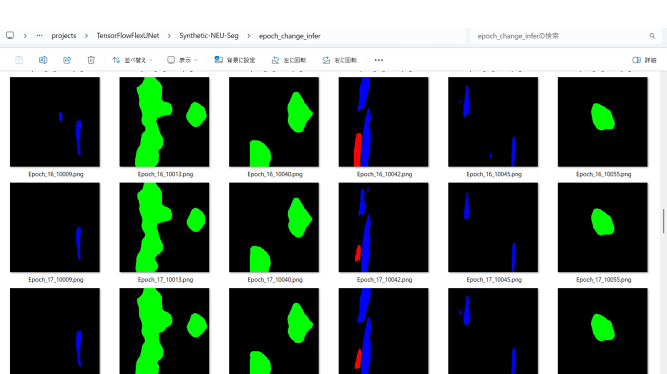
#> input picture projects/TensorFlowFlexUNet/Synthetic-NEU-Seg/asset/epoch_change_infer_at_middlepoint.png, 1334 x 748 px, given as the content of the folder ./Synthetic_NEU-Seg_Images/images, which was not available (shown at 1/2 size)
$ python ImageMaskDatasetGenerator.py
#> lines starting #> are read from the running program, lines starting #| are printed output that depends on the picture; pictures that were not available may be replaced by others from this repository, and a replacement may not be noted
# Copyright 2025 antillia.com Toshiyuki Arai
#
# Licensed under the Apache License, Version 2.0 (the "License");
# you may not use this file except in compliance with the License.
# You may obtain a copy of the License at
#
#    http://www.apache.org/licenses/LICENSE-2.0
#
# Unless required by applicable law or agreed to in writing, software
# distributed under the License is distributed on an "AS IS" BASIS,
# WITHOUT WARRANTIES OR CONDITIONS OF ANY KIND, either express or implied.
# See the License for the specific language governing permissions and
# limitations under the License.
#
# ImageMaskDatasetGenerator.py
# 2026/01/12

import os
import glob
import cv2
import shutil
import numpy as np

import traceback

class ImageMaskDatasetGenerator:
  def __init__(self, size=224):
    self.file_format = ".png"
    self.RESIZE      = (size, size)
    self.index       = 10000

  def generate(self, images_dir, masks_dir, output_images_dir, output_masks_dir):
    image_files = sorted(glob.glob(images_dir + "/*.png") )
    mask_files  = sorted(glob.glob(masks_dir  + "/*.png") )
    num_images  = len(image_files)
    num_masks   = len(mask_files)
    print(num_images, num_masks)
    if num_images != num_masks:
      raise Exception("Unmatched number of images and mask")
    input("HIT any key")
    for i in range(num_masks):
      self.index += 1
      mask_file  = mask_files[i]
      image_file = image_files[i]

      self.generate_mask_file(mask_file , self.index, output_masks_dir )
      self.generate_image_file(image_file, self.index, output_images_dir )

  def colorize_mask(self, mask):
    h, w = mask.shape[:2]
    #6 classes
    #            1. Patches, 2. Inclusion, 3. Scratches
    rgb_colors = [ (0,0,255), (0,255,0), (255,0,0),]
    #BGR color
    colorized = np.zeros((h, w, 3), dtype=np.uint8)
    index = 1
    for rgb_color in rgb_colors:
      [r, g, b] = rgb_color
      colorized[np.equal(mask, index)] = (b, g, r)
      index += 1
    return colorized


  def generate_mask_file(self, image_file, index, output_dir):
#> called with index = 10001, output_dir = './Synthetic-NEU-Seg-master/masks'
    image = cv2.imread(image_file)
#> image is the input picture: shape (748, 1334, 3); mean B, G, R 109.9, 118.4, 107
    image = cv2.resize(image, self.RESIZE)
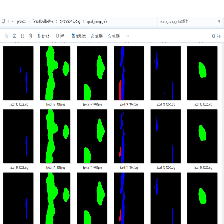
#> image: shape (224, 224, 3); mean B, G, R 109.3, 117.7, 106.4
    image = cv2.cvtColor(image, cv2.COLOR_BGR2GRAY)
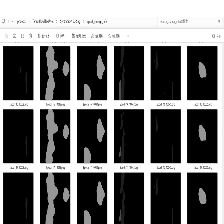
#> image: shape (224, 224); min 0, max 255, mean 113.4
    image = self.colorize_mask(image)
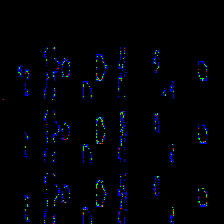
#> image: shape (224, 224, 3); mean of channels 0, 1, 2 5.6, 1.8, 0.4; drawn as B, G, R
    filename = str(index) + self.file_format
    output_filepath = os.path.join(output_dir, filename)
    cv2.imwrite(output_filepath, image)
    print("Saved {}".format(output_filepath))

  def generate_image_file(self, image_file, index, output_dir):
    image = cv2.imread(image_file)
    image = cv2.resize(image, self.RESIZE)

    filename = str(index) + self.file_format
    output_filepath = os.path.join(output_dir, filename)

    cv2.imwrite(output_filepath, image)
    print("Saved {}".format(output_filepath))


if __name__ == "__main__":
  try:
     images_dir = "./Synthetic_NEU-Seg_Images/images/"
     masks_dir  = "./Synthetic_NEU-Seg_Images/annotations/"
     master_dir = "./Synthetic-NEU-Seg-master/"
     if os.path.exists(master_dir):
       shutil.rmtree(master_dir)
     os.makedirs(master_dir)

     output_images_dir = os.path.join(master_dir, "images")
     output_masks_dir  = os.path.join(master_dir, "masks")

     os.makedirs(output_images_dir)
     os.makedirs(output_masks_dir)

     generator = ImageMaskDatasetGenerator()
     generator.generate(images_dir, masks_dir, output_images_dir, output_masks_dir,)

  except:
    traceback.print_exc()

$ run again, on projects/TensorFlowFlexUNet/Synthetic-NEU-Seg/asset/epoch_change_infer_at_start.png
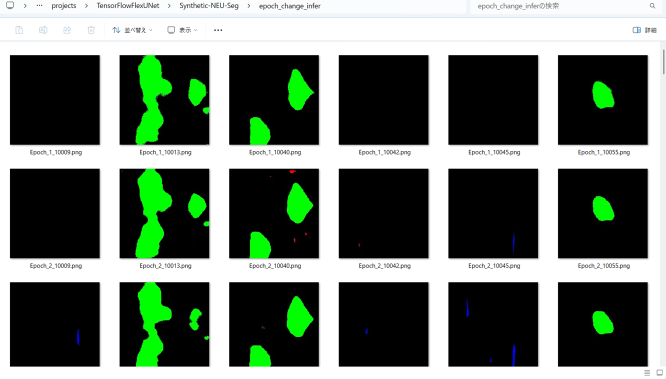
#> input picture projects/TensorFlowFlexUNet/Synthetic-NEU-Seg/asset/epoch_change_infer_at_start.png, 1332 x 758 px, given as the content of the folder ./Synthetic_NEU-Seg_Images/images, which was not available (shown at 1/2 size)
#> in generate_mask_file, image is the input picture: shape (758, 1332, 3); mean B, G, R 109.8, 120.2, 109.4
#> in generate_mask_file, `image = cv2.cvtColor(image, cv2.COLOR_BGR2GRAY)`:
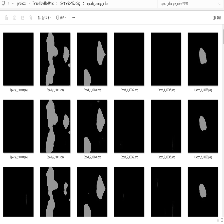
#> image: shape (224, 224); min 0, max 255, mean 116.1
#> in generate_mask_file, `image = self.colorize_mask(image)`:
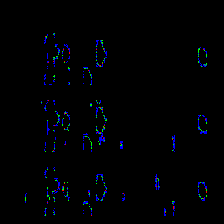
#> image: shape (224, 224, 3); mean of channels 0, 1, 2 3.9, 1.3, 0.3; drawn as B, G, R
